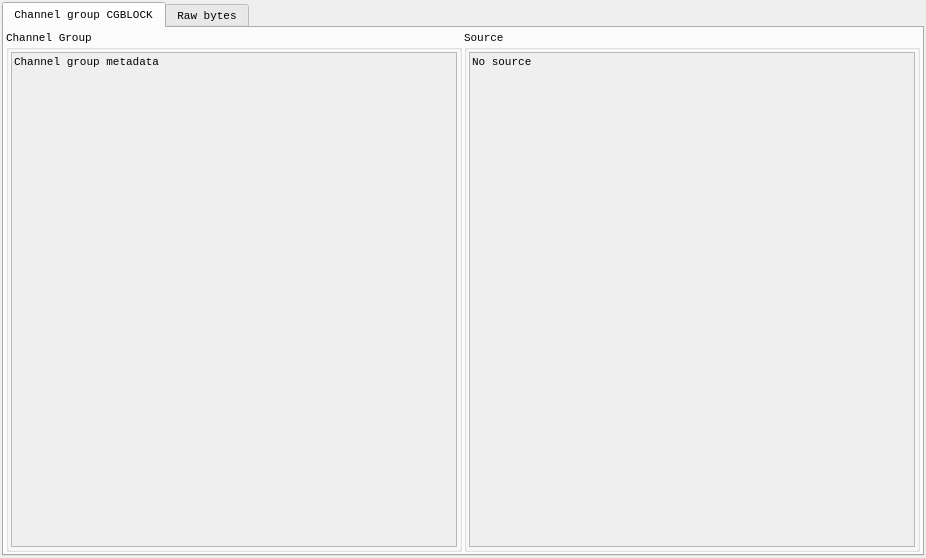
<?xml version="1.0" encoding="UTF-8"?>
<ui version="4.0">
 <class>ChannelGroupInfo</class>
 <widget class="QWidget" name="ChannelGroupInfo">
  <property name="geometry">
   <rect>
    <x>0</x>
    <y>0</y>
    <width>926</width>
    <height>558</height>
   </rect>
  </property>
  <property name="windowTitle">
   <string>Form</string>
  </property>
  <layout class="QVBoxLayout" name="verticalLayout_2">
   <property name="spacing">
  <number>2</number>
</property>
   <property name="leftMargin">
  <number>2</number>
</property>
   <property name="topMargin">
  <number>2</number>
</property>
   <property name="rightMargin">
  <number>2</number>
</property>
   <property name="bottomMargin">
  <number>2</number>
</property>
   <item>
    <widget class="QTabWidget" name="tabs">
     <property name="font">
      <font>
       <family>Consolas</family>
       <pointsize>8</pointsize>
      </font>
     </property>
     <property name="currentIndex">
      <number>0</number>
     </property>
     <widget class="QWidget" name="ta_widet">
      <attribute name="title">
       <string>Channel group CGBLOCK</string>
      </attribute>
      <layout class="QHBoxLayout" name="horizontalLayout">
       <property name="spacing">
  <number>2</number>
</property>
       <property name="leftMargin">
  <number>2</number>
</property>
       <property name="topMargin">
  <number>2</number>
</property>
       <property name="rightMargin">
  <number>2</number>
</property>
       <property name="bottomMargin">
  <number>2</number>
</property>
       <item>
        <widget class="QGroupBox" name="groupBox">
         <property name="title">
          <string>Channel Group</string>
         </property>
         <property name="flat">
          <bool>false</bool>
         </property>
         <layout class="QVBoxLayout" name="verticalLayout_4">
          <property name="spacing">
  <number>2</number>
</property>
          <property name="leftMargin">
  <number>2</number>
</property>
          <property name="topMargin">
  <number>2</number>
</property>
          <property name="rightMargin">
  <number>2</number>
</property>
          <property name="bottomMargin">
  <number>2</number>
</property>
          <item>
           <widget class="QScrollArea" name="scrollArea">
            <property name="widgetResizable">
             <bool>true</bool>
            </property>
            <widget class="QWidget" name="scrollAreaWidgetContents">
             <property name="geometry">
              <rect>
               <x>0</x>
               <y>0</y>
               <width>443</width>
               <height>497</height>
              </rect>
             </property>
             <layout class="QVBoxLayout" name="verticalLayout_3">
              <property name="spacing">
  <number>2</number>
</property>
              <property name="leftMargin">
  <number>2</number>
</property>
              <property name="topMargin">
  <number>2</number>
</property>
              <property name="rightMargin">
  <number>2</number>
</property>
              <property name="bottomMargin">
  <number>2</number>
</property>
              <item>
               <widget class="QLabel" name="channel_group_label">
                <property name="text">
                 <string>Channel group metadata</string>
                </property>
                <property name="textInteractionFlags">
                 <set>Qt::TextInteractionFlag::LinksAccessibleByMouse|Qt::TextInteractionFlag::TextSelectableByKeyboard|Qt::TextInteractionFlag::TextSelectableByMouse</set>
                </property>
               </widget>
              </item>
              <item>
               <spacer name="verticalSpacer_3">
                <property name="orientation">
                 <enum>Qt::Orientation::Vertical</enum>
                </property>
                <property name="sizeHint" stdset="0">
                 <size>
                  <width>20</width>
                  <height>40</height>
                 </size>
                </property>
               </spacer>
              </item>
             </layout>
            </widget>
           </widget>
          </item>
         </layout>
        </widget>
       </item>
       <item>
        <widget class="QGroupBox" name="groupBox_3">
         <property name="title">
          <string>Source</string>
         </property>
         <layout class="QVBoxLayout" name="verticalLayout_5">
          <property name="spacing">
  <number>2</number>
</property>
          <property name="leftMargin">
  <number>2</number>
</property>
          <property name="topMargin">
  <number>2</number>
</property>
          <property name="rightMargin">
  <number>2</number>
</property>
          <property name="bottomMargin">
  <number>2</number>
</property>
          <item>
           <widget class="QScrollArea" name="scrollArea_3">
            <property name="widgetResizable">
             <bool>true</bool>
            </property>
            <widget class="QWidget" name="scrollAreaWidgetContents_3">
             <property name="geometry">
              <rect>
               <x>0</x>
               <y>0</y>
               <width>442</width>
               <height>497</height>
              </rect>
             </property>
             <layout class="QVBoxLayout" name="verticalLayout">
              <property name="spacing">
  <number>2</number>
</property>
              <property name="leftMargin">
  <number>2</number>
</property>
              <property name="topMargin">
  <number>2</number>
</property>
              <property name="rightMargin">
  <number>2</number>
</property>
              <property name="bottomMargin">
  <number>2</number>
</property>
              <item>
               <widget class="QLabel" name="source_label">
                <property name="text">
                 <string>No source</string>
                </property>
                <property name="textInteractionFlags">
                 <set>Qt::TextInteractionFlag::LinksAccessibleByMouse|Qt::TextInteractionFlag::TextSelectableByKeyboard|Qt::TextInteractionFlag::TextSelectableByMouse</set>
                </property>
               </widget>
              </item>
              <item>
               <spacer name="verticalSpacer_2">
                <property name="orientation">
                 <enum>Qt::Orientation::Vertical</enum>
                </property>
                <property name="sizeHint" stdset="0">
                 <size>
                  <width>20</width>
                  <height>40</height>
                 </size>
                </property>
               </spacer>
              </item>
             </layout>
            </widget>
           </widget>
          </item>
         </layout>
        </widget>
       </item>
      </layout>
     </widget>
     <widget class="QWidget" name="tab_2">
      <attribute name="title">
       <string>Raw bytes</string>
      </attribute>
      <layout class="QHBoxLayout" name="horizontalLayout_3">
       <property name="spacing">
  <number>2</number>
</property>
       <property name="leftMargin">
  <number>2</number>
</property>
       <property name="topMargin">
  <number>2</number>
</property>
       <property name="rightMargin">
  <number>2</number>
</property>
       <property name="bottomMargin">
  <number>2</number>
</property>
       <item>
        <widget class="QSplitter" name="splitter">
         <property name="orientation">
          <enum>Qt::Orientation::Horizontal</enum>
         </property>
         <widget class="QWidget" name="layoutWidget">
          <layout class="QVBoxLayout" name="verticalLayout_6">
           <property name="spacing">
  <number>2</number>
</property>
           <item>
            <widget class="QCheckBox" name="wrap">
             <property name="text">
              <string>Text wrap</string>
             </property>
             <property name="checked">
              <bool>true</bool>
             </property>
            </widget>
           </item>
           <item>
            <widget class="QListWidget" name="channels"/>
           </item>
          </layout>
         </widget>
         <widget class="QPlainTextEdit" name="display">
          <property name="verticalScrollBarPolicy">
           <enum>Qt::ScrollBarPolicy::ScrollBarAlwaysOff</enum>
          </property>
          <property name="undoRedoEnabled">
           <bool>false</bool>
          </property>
          <property name="lineWrapMode">
           <enum>QPlainTextEdit::LineWrapMode::WidgetWidth</enum>
          </property>
          <property name="readOnly">
           <bool>true</bool>
          </property>
         </widget>
        </widget>
       </item>
       <item>
        <widget class="QScrollBar" name="scroll">
         <property name="maximum">
          <number>9999</number>
         </property>
         <property name="orientation">
          <enum>Qt::Orientation::Vertical</enum>
         </property>
        </widget>
       </item>
      </layout>
     </widget>
    </widget>
   </item>
  </layout>
 </widget>
 <resources/>
 <connections/>
</ui>
